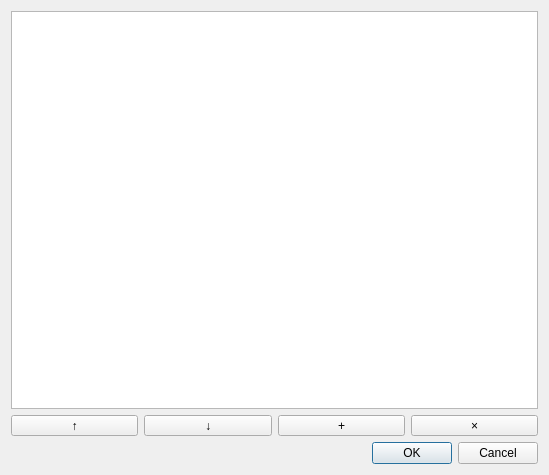
<?xml version="1.0" encoding="UTF-8"?>
<ui version="4.0">
 <class>BrowserManagerDialog</class>
 <widget class="QDialog" name="BrowserManagerDialog">
  <property name="geometry">
   <rect>
    <x>0</x>
    <y>0</y>
    <width>549</width>
    <height>475</height>
   </rect>
  </property>
  <property name="windowTitle">
   <string>Browser Manager</string>
  </property>
  <layout class="QGridLayout" name="gridLayout">
   <item row="0" column="0">
    <widget class="QListWidget" name="browserList"/>
   </item>
   <item row="1" column="0">
    <layout class="QHBoxLayout" name="horizontalLayout">
     <item>
      <widget class="QToolButton" name="upButton">
       <property name="sizePolicy">
        <sizepolicy hsizetype="Preferred" vsizetype="Fixed">
         <horstretch>0</horstretch>
         <verstretch>0</verstretch>
        </sizepolicy>
       </property>
       <property name="text">
        <string>↑</string>
       </property>
      </widget>
     </item>
     <item>
      <widget class="QToolButton" name="downButton">
       <property name="sizePolicy">
        <sizepolicy hsizetype="Preferred" vsizetype="Fixed">
         <horstretch>0</horstretch>
         <verstretch>0</verstretch>
        </sizepolicy>
       </property>
       <property name="text">
        <string>↓</string>
       </property>
      </widget>
     </item>
     <item>
      <widget class="QToolButton" name="addButton">
       <property name="sizePolicy">
        <sizepolicy hsizetype="Preferred" vsizetype="Fixed">
         <horstretch>0</horstretch>
         <verstretch>0</verstretch>
        </sizepolicy>
       </property>
       <property name="text">
        <string>+</string>
       </property>
      </widget>
     </item>
     <item>
      <widget class="QToolButton" name="deleteButton">
       <property name="sizePolicy">
        <sizepolicy hsizetype="Preferred" vsizetype="Fixed">
         <horstretch>0</horstretch>
         <verstretch>0</verstretch>
        </sizepolicy>
       </property>
       <property name="text">
        <string>×</string>
       </property>
      </widget>
     </item>
    </layout>
   </item>
   <item row="2" column="0">
    <widget class="QDialogButtonBox" name="buttonBox">
     <property name="orientation">
      <enum>Qt::Horizontal</enum>
     </property>
     <property name="standardButtons">
      <set>QDialogButtonBox::Cancel|QDialogButtonBox::Ok</set>
     </property>
    </widget>
   </item>
  </layout>
 </widget>
 <resources/>
 <connections>
  <connection>
   <sender>buttonBox</sender>
   <signal>accepted()</signal>
   <receiver>BrowserManagerDialog</receiver>
   <slot>accept()</slot>
   <hints>
    <hint type="sourcelabel">
     <x>248</x>
     <y>254</y>
    </hint>
    <hint type="destinationlabel">
     <x>157</x>
     <y>274</y>
    </hint>
   </hints>
  </connection>
  <connection>
   <sender>buttonBox</sender>
   <signal>rejected()</signal>
   <receiver>BrowserManagerDialog</receiver>
   <slot>reject()</slot>
   <hints>
    <hint type="sourcelabel">
     <x>316</x>
     <y>260</y>
    </hint>
    <hint type="destinationlabel">
     <x>286</x>
     <y>274</y>
    </hint>
   </hints>
  </connection>
 </connections>
</ui>
